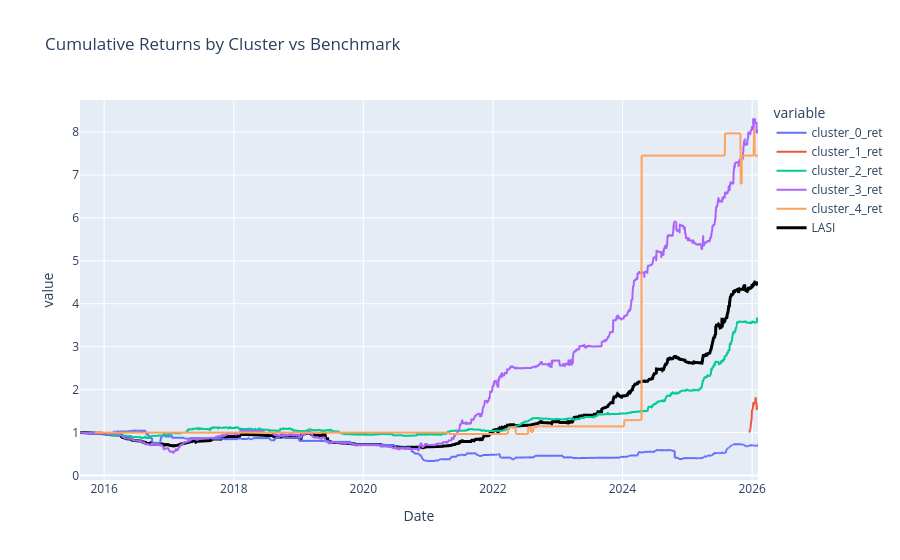

Source (notebook cell):
### Code cell
# Convert to DataFrame for easy plotting
cluster_ret_df = pd.DataFrame(cluster_returns)

# Cumulative returns line plot
cumulative_returns = (1 + cluster_ret_df).cumprod()

# Calculate benchmark cumulative returns
benchmark_cumulative = (1 + market_ret).cumprod()

# Create figure with cluster returns
fig = px.line(
    cumulative_returns,
    title="Cumulative Returns by Cluster vs Benchmark"
)

# Add benchmark as a separate line
fig.add_scatter(
    x=benchmark_cumulative.index,
    y=benchmark_cumulative.values,
    mode='lines',
    name='LASI',
    line=dict(color='black', width=3)
)

fig.show()

### Figure 1 — Plotly figure (JSON) as saved in the notebook; plotly's stock layout.template omitted (floating-point values rounded to 4 significant figures; data arrays with more than 128 entries replaced by an {"elided": "..."} marker saying what was removed)
{"data": [{"hovertemplate": "variable=cluster_0_ret<br>Date=%{x}<br>value=%{y}<extra></extra>", "legendgroup": "cluster_0_ret", "line": {"color": "#636efa", "dash": "solid"}, "marker": {"symbol": "circle"}, "mode": "lines", "name": "cluster_0_ret", "showlegend": true, "type": "scattergl", "x": {"elided": "2562 str values"}, "xaxis": "x", "y": {"elided": "2562 float values"}, "yaxis": "y"}, {"hovertemplate": "variable=cluster_1_ret<br>Date=%{x}<br>value=%{y}<extra></extra>", "legendgroup": "cluster_1_ret", "line": {"color": "#EF553B", "dash": "solid"}, "marker": {"symbol": "circle"}, "mode": "lines", "name": "cluster_1_ret", "showlegend": true, "type": "scattergl", "x": {"elided": "2562 str values"}, "xaxis": "x", "y": {"elided": "2562 float values"}, "yaxis": "y"}, {"hovertemplate": "variable=cluster_2_ret<br>Date=%{x}<br>value=%{y}<extra></extra>", "legendgroup": "cluster_2_ret", "line": {"color": "#00cc96", "dash": "solid"}, "marker": {"symbol": "circle"}, "mode": "lines", "name": "cluster_2_ret", "showlegend": true, "type": "scattergl", "x": {"elided": "2562 str values"}, "xaxis": "x", "y": {"elided": "2562 float values"}, "yaxis": "y"}, {"hovertemplate": "variable=cluster_3_ret<br>Date=%{x}<br>value=%{y}<extra></extra>", "legendgroup": "cluster_3_ret", "line": {"color": "#ab63fa", "dash": "solid"}, "marker": {"symbol": "circle"}, "mode": "lines", "name": "cluster_3_ret", "showlegend": true, "type": "scattergl", "x": {"elided": "2562 str values"}, "xaxis": "x", "y": {"elided": "2562 float values"}, "yaxis": "y"}, {"hovertemplate": "variable=cluster_4_ret<br>Date=%{x}<br>value=%{y}<extra></extra>", "legendgroup": "cluster_4_ret", "line": {"color": "#FFA15A", "dash": "solid"}, "marker": {"symbol": "circle"}, "mode": "lines", "name": "cluster_4_ret", "showlegend": true, "type": "scattergl", "x": {"elided": "2562 str values"}, "xaxis": "x", "y": {"elided": "2562 float values"}, "yaxis": "y"}, {"line": {"color": "black", "width": 3}, "mode": "lines", "name": "LASI", "type": "scatter", "x": {"elided": "2562 str values"}, "y": {"elided": "2562 float values"}}], "layout": {"legend": {"title": {"text": "variable"}, "tracegroupgap": 0}, "title": {"text": "Cumulative Returns by Cluster vs Benchmark"}, "xaxis": {"anchor": "y", "domain": [0, 1], "title": {"text": "Date"}}, "yaxis": {"anchor": "x", "domain": [0, 1], "title": {"text": "value"}}}}
